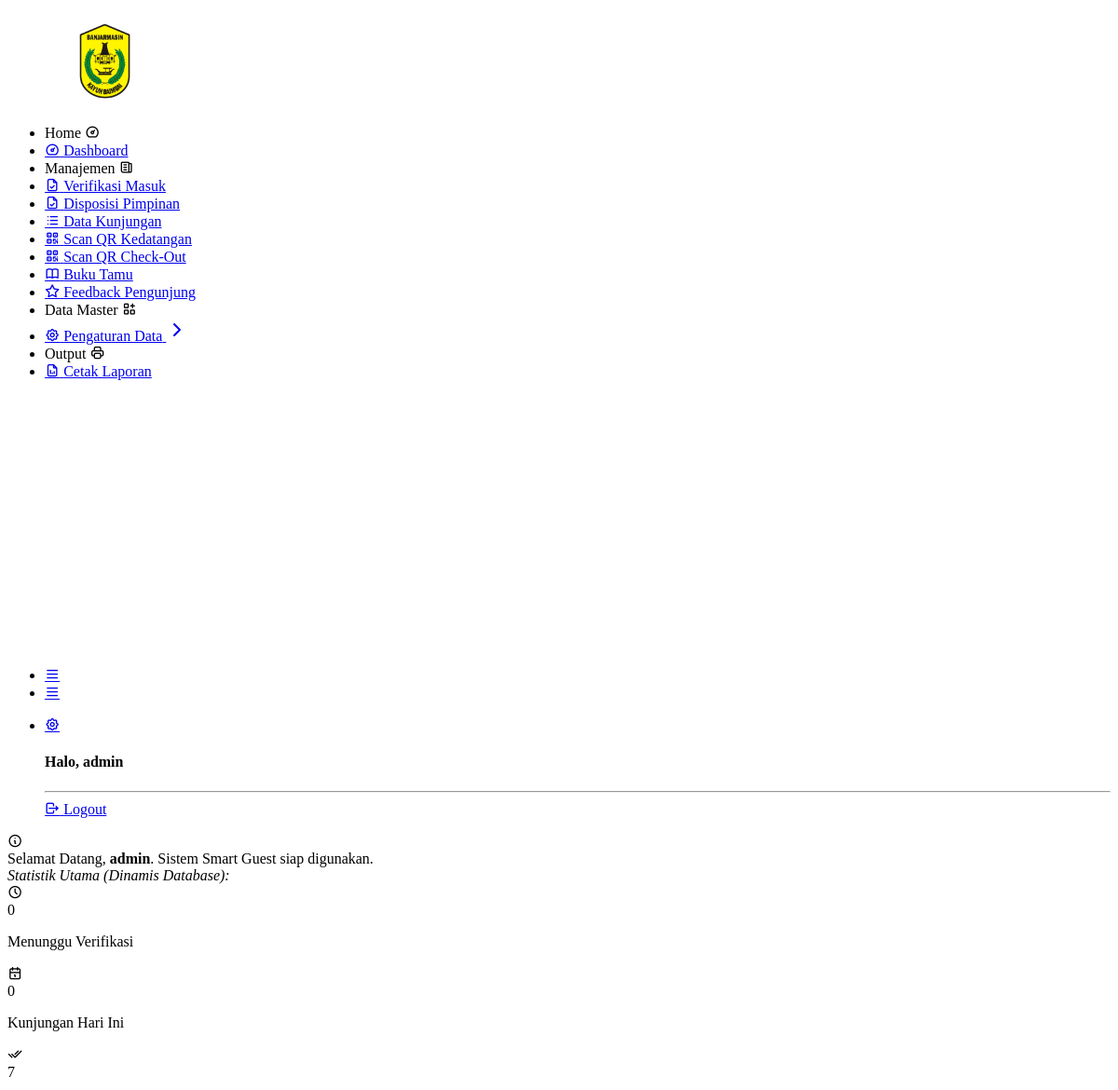
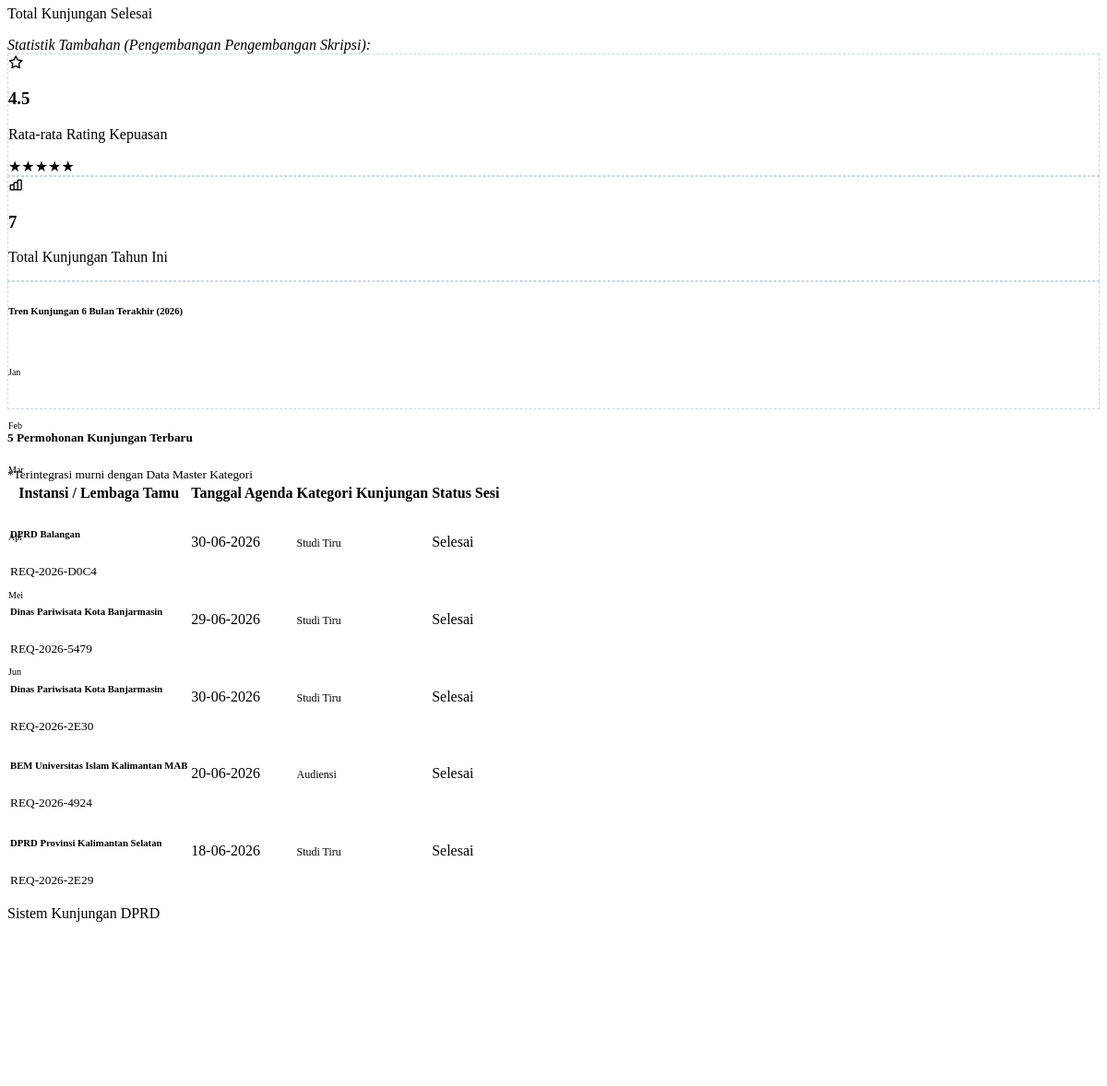
Screenshot of /admin/dashboard.php (signed in) with the database file from the repository (2 pictures, top to bottom).
### tables this page shows
CREATE TABLE `kunjungan` (
  `id_kunjungan` int NOT NULL,
  `kode_booking` varchar(20) DEFAULT NULL,
  `email_pemohon` varchar(100) DEFAULT NULL,
  `no_hp_pemohon` varchar(20) DEFAULT NULL,
  `no_register` varchar(50) DEFAULT NULL,
  `jenis_pendaftaran` enum('online','walk-in') DEFAULT 'online',
  `id_kategori` int DEFAULT NULL,
  `tgl_surat_permohonan` date DEFAULT NULL,
  `tgl_kunjungan` date DEFAULT NULL,
  `waktu_kunjungan` time DEFAULT NULL,
  `nama_instansi_tamu` varchar(150) DEFAULT NULL,
  `alamat_instansi` text,
  `jumlah_peserta_rencana` int DEFAULT NULL,
  `materi_kunjungan` text,
  `file_surat_permohonan` varchar(255) DEFAULT NULL,
  `no_skk` varchar(100) DEFAULT NULL,
  `tgl_skk` date DEFAULT NULL,
  `instansi_pengirim_skk` varchar(150) DEFAULT NULL,
  `perihal_skk` varchar(255) DEFAULT NULL,
  `file_skk` varchar(255) DEFAULT NULL,
  `id_pj` int DEFAULT NULL,
  `id_ruangan` int DEFAULT NULL,
  `id_admin_verif` int DEFAULT NULL,
  `status_kegiatan` enum('pending','dijadwalkan','sedang berkunjung','selesai','batal') DEFAULT 'pending',
  `alasan_pembatalan` text,
  `tgl_pembatalan` datetime DEFAULT NULL,
  `qr_code_data` varchar(500) DEFAULT NULL,
  `qr_code_path` varchar(255) DEFAULT NULL,
  `status_kehadiran` enum('belum','hadir','selesai') DEFAULT 'belum',
  `waktu_scan` timestamp NULL DEFAULT NULL,
  `batas_waktu_kunjungan` datetime DEFAULT NULL,
  `waktu_checkout` timestamp NULL DEFAULT NULL,
  `created_at` timestamp NOT NULL DEFAULT CURRENT_TIMESTAMP
);

### admin/dashboard.php (the view, shortened to what this page needs)
<?php
include 'template/header.php';
include 'template/sidebar.php';
$tgl_ini = date('Y-m-d');
$tahun_ini = date('Y');
$jml_pending = 0;
$jml_today = 0;
$jml_selesai = 0;
$jml_tahun_ini = 0;
$avg_rating = 4.5;
if (isset($koneksi)) {
    $q_pending = mysqli_query($koneksi, "SELECT COUNT(*) as total FROM kunjungan WHERE LOWER(status_kegiatan)='pending'");
    if ($q_pending) {
        $res_pending = mysqli_fetch_assoc($q_pending);
        $jml_pending = $res_pending['total'];
    }
    $q_today = mysqli_query($koneksi, "SELECT COUNT(*) as total FROM kunjungan WHERE tgl_kunjungan='$tgl_ini'");
    if ($q_today) {
        $res_today = mysqli_fetch_assoc($q_today);
        $jml_today = $res_today['total'];
    }
    $q_selesai = mysqli_query($koneksi, "SELECT COUNT(*) as total FROM kunjungan WHERE LOWER(status_kegiatan)='selesai'");
    if ($q_selesai) {
        $res_selesai = mysqli_fetch_assoc($q_selesai);
        $jml_selesai = $res_selesai['total'];
    }
    $q_year = mysqli_query($koneksi, "SELECT COUNT(*) as total FROM kunjungan WHERE YEAR(tgl_kunjungan)='$tahun_ini'");
    if ($q_year) {
        $res_year = mysqli_fetch_assoc($q_year);
        $jml_tahun_ini = $res_year['total'];
    }
}
$bulan_tren = ['Jan', 'Feb', 'Mar', 'Apr', 'Mei', 'Jun'];
$tinggi_grafik = [25, 40, 30, 55, 45, 65];
?>
<div class="row mb-3">
    <div class="col-12">
        <div class="alert alert-primary d-flex align-items-center" role="alert">
            <i class="ti ti-info-circle me-2 f-20"></i>
            <div>
                Selamat Datang, <strong><?= htmlspecialchars($_SESSION['nama'] ?? 'Super Admin'); ?></strong>. Sistem Smart Guest siap digunakan.
            </div>
        </div>
    </div>
</div>
<div class="text-muted small mb-2"><em>Statistik Utama (Dinamis Database):</em></div>
<div class="row mb-3">
    <div class="col-xl-4 col-md-6 mb-3">
        <div class="card bg-light-warning dashnum-card overflow-hidden h-100">
            <div class="card-body">
                <div class="avtar avtar-lg bg-warning text-white"><i class="ti ti-clock"></i></div>
                <span class="text-dark d-block f-34 f-w-500 my-2"><?= $jml_pending; ?></span>
                <p class="mb-0 opacity-75 text-dark">Menunggu Verifikasi</p>
            </div>
        </div>
    </div>
    <div class="col-xl-4 col-md-6 mb-3">
        <div class="card bg-light-primary dashnum-card overflow-hidden h-100">
            <div class="card-body">
                <div class="avtar avtar-lg bg-primary text-white"><i class="ti ti-calendar"></i></div>
                <span class="text-dark d-block f-34 f-w-500 my-2"><?= $jml_today; ?></span>
                <p class="mb-0 opacity-75 text-dark">Kunjungan Hari Ini</p>
            </div>
        </div>
    </div>
    <div class="col-xl-4 col-md-12 mb-3">
        <div class="card bg-light-success dashnum-card overflow-hidden h-100">
            <div class="card-body">
                <div class="avtar avtar-lg bg-success text-white"><i class="ti ti-checks"></i></div>
                <span class="text-dark d-block f-34 f-w-500 my-2"><?= $jml_selesai; ?></span>
                <p class="mb-0 opacity-75 text-dark">Total Kunjungan Selesai</p>
            </div>
        </div>
    </div>
</div>
<div class="text-muted small mb-2"><em>Statistik Tambahan (Pengembangan Pengembangan Skripsi):</em></div>
<div class="row mb-4">
    <div class="col-xl-3 col-md-6 mb-3">
        <div class="card border border-dashed h-100">
            <div class="card-body text-center py-4">
                <div class="text-warning f-24 mb-1"><i class="ti ti-star"></i></div>
                <h3 class="f-w-600 my-1"><?= $avg_rating; ?></h3>
                <p class="text-muted small mb-2">Rata-rata Rating Kepuasan</p>
                <div class="text-warning">
                    <?php
                    $stars = round($avg_rating);
                    for($i = 1; $i <= 5; $i++) echo $i <= $stars ? '&#9733;' : '&#9734;';
                    ?>
                </div>
            </div>
        </div>
    </div>
    <div class="col-xl-3 col-md-6 mb-3">
        <div class="card border border-dashed h-100">
            <div class="card-body text-center py-4">
                <div class="text-info f-24 mb-1"><i class="ti ti-chart-bar"></i></div>
                <h3 class="f-w-600 my-1"><?= $jml_tahun_ini; ?></h3>
                <p class="text-muted small mb-0">Total Kunjungan Tahun Ini</p>
            </div>
        </div>
    </div>
    <div class="col-xl-6 col-md-12 mb-3">
        <div class="card border border-dashed h-100">
            <div class="card-body">
                <h6 class="mb-3 f-w-600">Tren Kunjungan 6 Bulan Terakhir (<?= $tahun_ini; ?>)</h6>
                <div class="d-flex justify-content-between align-items-end px-2 pt-2" style="height: 75px;">
                    <?php foreach($bulan_tren as $index => $bln): ?>
                        <div class="text-center flex-grow-1 mx-1">
                            <div class="bg-primary rounded-top mx-auto" style="width: 24px; height: <?= $tinggi_grafik[$index]; ?>px; opacity: 0.85;"></div>
                            <small class="text-muted d-block mt-1" style="font-size: 10px; font-weight: 500;"><?= $bln; ?></small>
                        </div>
                    <?php endforeach; ?>
                </div>
            </div>
        </div>
    </div>
</div>
<div class="row">
    <div class="col-xl-12 col-md-12">
        <div class="card">
            <div class="card-header d-flex justify-content-between align-items-center">
                <h5 class="mb-0">5 Permohonan Kunjungan Terbaru</h5>
                <small class="text-muted font-italic">*Terintegrasi murni dengan Data Master Kategori</small>
            </div>
            <div class="card-body p-0">
                <div class="table-responsive">
                    <table class="table table-hover mb-0 align-middle">
                        <thead class="table-light">
                            <tr>
                                <th>Instansi / Lembaga Tamu</th>
                                <th>Tanggal Agenda</th>
                                <th>Kategori Kunjungan</th>
                                <th class="text-center">Status Sesi</th>
                            </tr>
                        </thead>
                        <tbody>
                            <?php
                            if (isset($koneksi)) {
                                $q_terbaru = mysqli_query($koneksi, "
                                    SELECT k.*, IFNULL(kat.nama_kategori, 'Audiensi') as nama_kategori_real
                                    FROM kunjungan k
                                    LEFT JOIN kategori_kunjungan kat ON k.id_kategori = kat.id_kategori
                                    ORDER BY k.id_kunjungan DESC
                                    LIMIT 5
                                ");
                                if ($q_terbaru && mysqli_num_rows($q_terbaru) > 0) {
                                    while($d = mysqli_fetch_array($q_terbaru)){
                                        $instansi  = $d['nama_instansi_tamu'] ?? 'Nama Instansi';
                                        $booking   = $d['kode_booking'] ?? '-';
                                        $tgl       = isset($d['tgl_kunjungan']) ? date('d-m-Y', strtotime($d['tgl_kunjungan'])) : date('d-m-Y');
                                        $kategori  = $d['nama_kategori_real'];
                                        $status    = strtolower($d['status_kegiatan'] ?? 'pending');
                            ?>
                            <tr>
                                <td>
                                    <h6 class="mb-0"><?= htmlspecialchars($instansi); ?></h6>
                                    <small class="text-muted font-monospace text-primary fw-bold"><?= htmlspecialchars($booking); ?></small>
                                </td>
                                <td><?= $tgl; ?></td>
                                <td><span class="badge bg-light-secondary text-dark border" style="font-size: 12px;"><?= htmlspecialchars($kategori); ?></span></td>
                                <td class="text-center">
                                    <?php
                                    if($status == 'pending') echo '<span class="badge bg-warning">Pending</span>';
                                    elseif($status == 'dijadwalkan') echo '<span class="badge bg-primary">Dijadwalkan</span>';
                                    elseif($status == 'selesai') echo '<span class="badge bg-success">Selesai</span>';
                                    else echo '<span class="badge bg-danger">Batal</span>';
                                    ?>
                                </td>
                            </tr>
                            <?php
                                    }
                                }
                            }
                            ?>
                        </tbody>
                    </table>
                </div>
            </div>
        </div>
    </div>
</div>
<?php include 'template/footer.php'; ?>

### admin/dashboard.php (style rules this page uses)
.border-dashed { border-style: dashed !important; border-width: 1px !important; border-color: #cbd5e1 !important; }

### rows the page displays
kunjungan: nama_instansi_tamu "DPRD Balangan", kode_booking "REQ-2026-D0C4", tgl_kunjungan "30-06-2026", kategori "Studi Tiru", status_kegiatan "Selesai"
kunjungan: nama_instansi_tamu "Dinas Pariwisata Kota Banjarmasin", kode_booking "REQ-2026-5479", tgl_kunjungan "29-06-2026", kategori "Studi Tiru", status_kegiatan "Selesai"
kunjungan: nama_instansi_tamu "Dinas Pariwisata Kota Banjarmasin", kode_booking "REQ-2026-2E30", tgl_kunjungan "30-06-2026", kategori "Studi Tiru", status_kegiatan "Selesai"
kunjungan: nama_instansi_tamu "BEM Universitas Islam Kalimantan MAB", kode_booking "REQ-2026-4924", tgl_kunjungan "20-06-2026", kategori "Audiensi", status_kegiatan "Selesai"
kunjungan: nama_instansi_tamu "DPRD Provinsi Kalimantan Selatan", kode_booking "REQ-2026-2E29", tgl_kunjungan "18-06-2026", kategori "Studi Tiru", status_kegiatan "Selesai"

### other values shown
$_SESSION['nama'] "admin"
$jml_pending "0"
$jml_today "0"
$jml_selesai "7"
$avg_rating "4.5"
$jml_tahun_ini "7"
$bln "Jan"
$bln "Feb"
$bln "Mar"
$bln "Apr"
$bln "Mei"
$bln "Jun"
